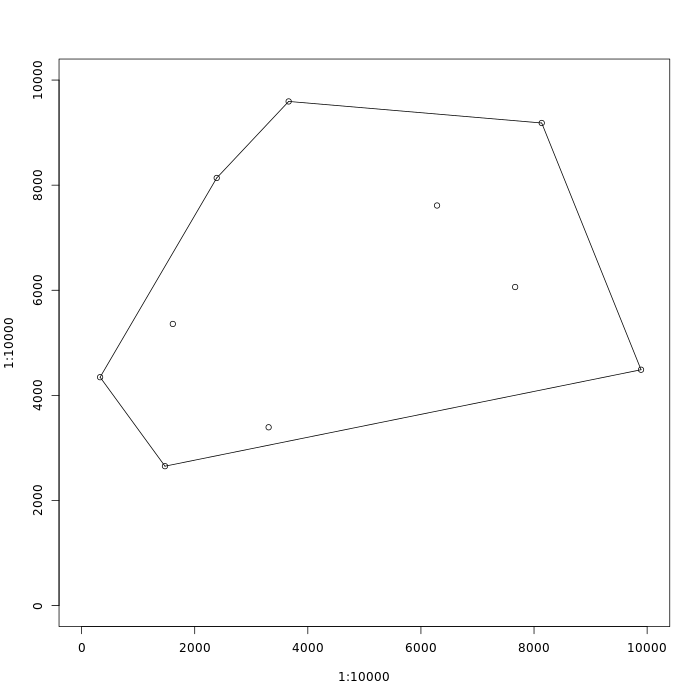

Here is the R script that generated this plot:
#! /usr/bin/env Rscript
png("convex.png", width=700, height=700)
plot(1:10000, 1:10000, type="n")
#points
points(7666,6062)
points(1474,2653)
points(8136,9183)
points(327,4346)
points(3307,3393)
points(9892,4488)
points(2389,8137)
points(6285,7613)
points(3661,9593)
points(1613,5359)
#line segments
segments(327,4346,1474,2653)
segments(9892,4488,1474,2653)
segments(9892,4488,8136,9183)
segments(3661,9593,8136,9183)
segments(2389,8137,327,4346)
segments(3661,9593,2389,8137)
dev.off()
